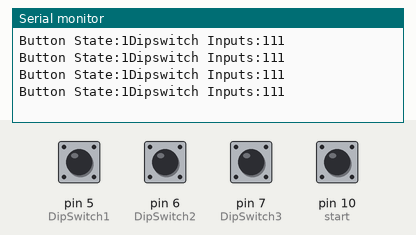
Bench run of a sketch on a simulated Arduino Uno, built with avr-gcc and run on an emulated ATmega328P. Parts: the last lines printed to the serial monitor. The test bench sets the inputs (shaded band); at power-on: pin 5 (DipSwitch1), pin 6 (DipSwitch2), pin 7 (DipSwitch3), pin 10 (start) HIGH.

Above: at 1.8 s.
1.9 s: pin 5 (DipSwitch1) pulled LOW for 0.6 s
At 2.4 s:
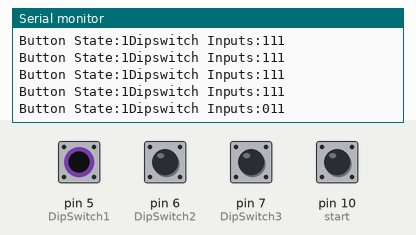
4.0 s: pin 6 (DipSwitch2) pulled LOW for 0.6 s
At 4.4 s:
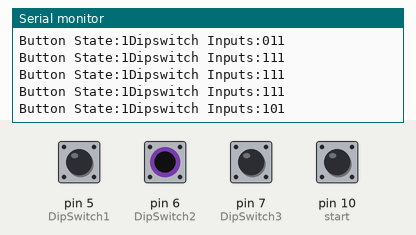
6.1 s: pin 7 (DipSwitch3) pulled LOW for 0.6 s
At 6.9 s:
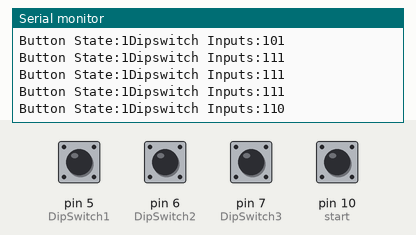
8.2 s: pin 10 (start) pulled LOW for 0.6 s
At 8.9 s:
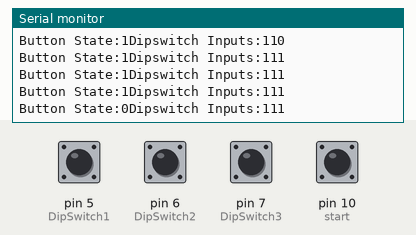
Timing chart, 0 to 11.2 s (numbered marks = the images above; inputs shaded):
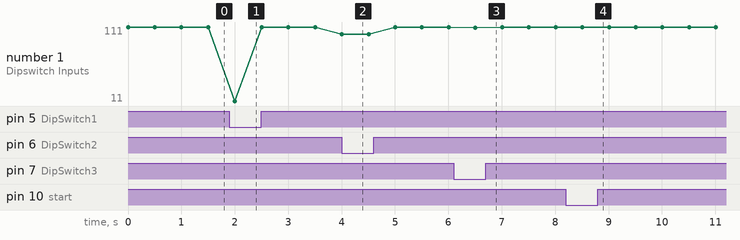

The sketch:

Xmotion_Start_Button.ino
```cpp
#define DipSwitch1 5  // Dipswitch 1 tied to Digital 5
#define DipSwitch2 6  // Dipswitch 2 tied to Digital 6
#define DipSwitch3 7  // Dipswitch 3 tied to Digital 7
#define start 10      // Button tied to Digital 10

void setup() {
  // put your setup code here, to run once:
  pinMode(DipSwitch1, INPUT);    //Dipswitch 1 Declared as Input
  pinMode(DipSwitch2, INPUT);    //Dipswitch 2 Declared as Input
  pinMode(DipSwitch3, INPUT);    //Dipswitch 3 Declared as Input
  pinMode(start, INPUT_PULLUP);  //Button Declared as Input innitially 1, clicked turn to 0

  digitalWrite(DipSwitch1, HIGH);  // Dipswitch Inputs are High (Pull-up made)
  digitalWrite(DipSwitch2, HIGH);
  digitalWrite(DipSwitch3, HIGH);
  Serial.begin(9600);  //Serial Interface started with 9600 bits per sec.
}

void loop() {
  Serial.print("Button State:");     //We are writing this statement to serial Monitor
  Serial.print(digitalRead(start));  //digital reading of button
  Serial.print("Dipswitch Inputs:");
  Serial.print(digitalRead(DipSwitch1));  // digital reading of dipswitches
  Serial.print(digitalRead(DipSwitch2));
  Serial.println(digitalRead(DipSwitch3));
  delay(500);
}
```

Measured:
- after the input at 1.9 s, the serial monitor: prints a new line after 0.10 s (image 1)
- after the input at 4.0 s, the serial monitor: prints a new line at once (image 2)
- after the input at 6.1 s, the serial monitor: prints a new line after 0.41 s (image 3)
- after the input at 8.2 s, the serial monitor: prints a new line after 0.31 s (image 4)
